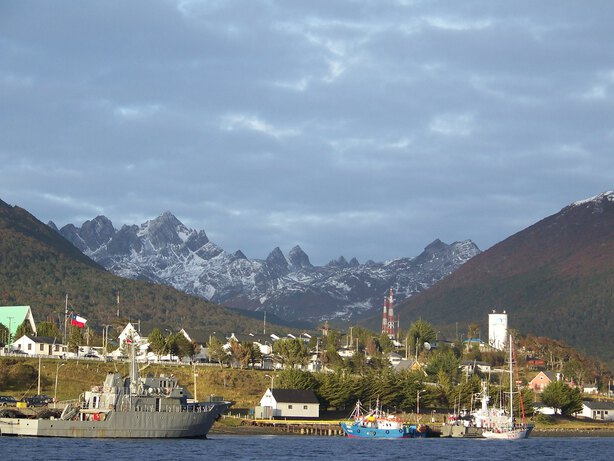
#> input picture Tarea_04/inputs/dientes.jpg, 614 x 461 px
$ python pablo_yanez_t4_parte1_gaussiano.py inputs/dientes.jpg
#> lines starting #> are read from the running program, lines starting #| are printed output that depends on the picture
# Libraries
import os
import cv2
import sys
import numpy as np
from pathlib import Path
import matplotlib.pyplot as plt
import skimage.util
import scipy.ndimage as ndi
from math import pi


def load_image():
    '''Carga imagen'''

    INPUT_FILE = os.path.join("inputs", "dientes.jpg")
    img = cv2.imread(INPUT_FILE, cv2.IMREAD_GRAYSCALE)
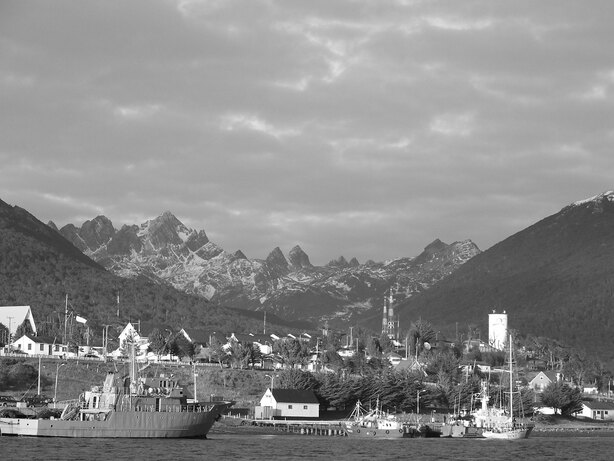
#> img: shape (461, 614); min 0, max 255, mean 137.6
    return img


def load_section():
    '''Carga seccion de interes de la imagen y la normaliza'''
    img = load_image()

    y1 = 20
    y2 = y1 + img.shape[0] - 1
#> y2 = 480
    img = img[:-1, y1:y2]
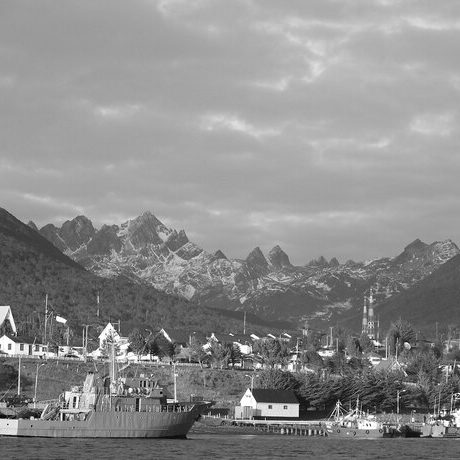
#> img: shape (460, 460); min 0, max 255, mean 140.1

    return img


def main(args):
    '''Main'''

    ########################################################################
    # Directorio de trabajo
    wd = os.path.join("outs", "gaussiano")
    Path(wd).mkdir(parents=True, exist_ok=True)

    ########################################################################
    # Carga seccion de imagen
    img = load_section()
    cv2.imshow("Imagen a utilizar", img)

    ########################################################################
    # Guarda seccion de imagen
    out_file = os.path.join(wd, "img.jpg")
    cv2.imwrite(out_file, img)

    ########################################################################
    # Histograma Imagen
    counts, bins = np.histogram(img, bins=200)
#> counts = 200 values, max 10285 at index 127, min 1 at index 1, mean 1058; bins = 201 values from 0 to 255
    plt.figure()
    plt.title("Histograma Imagen")
    plt.hist(bins[:-1], bins, weights=counts)
    plt.savefig(os.path.join(wd, "img_hist.png"))
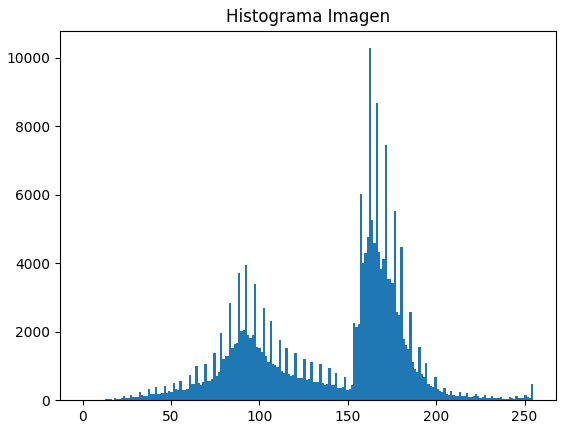
#> figure drawn by matplotlib, 1 panel; tallest bar 10285 high, from x = 161.9 to 163.2
    plt.close('all')

    ########################################################################
    # Agregar ruido
    noisy_imgs = dict()
    for i in [5, 10, 50]:
        sigma = i/100
        noisy = skimage.util.random_noise(
            img,
            mode="gaussian",
            var=sigma ** 2,
            seed=0)
        noisy = np.uint8(noisy * 255)

        cv2.imshow("Imagen con ruido gaussiano", noisy)
        out_file = os.path.join(wd, f"noisy_{str(i).zfill(3)}.jpg")
        cv2.imwrite(out_file, noisy)

        noisy_imgs[i] = noisy
#> after the loop, noisy_imgs = 0 items
    ########################################################################
    # Histograma Imagen con Rudio
    for i, noisy in noisy_imgs.items():
        noisy = noisy_imgs[i]

        counts, bins = np.histogram(noisy, bins=200)
        plt.figure()
        plt.title("Histograma Imagen con Ruido")
        plt.hist(bins[:-1], bins, weights=counts)
        plt.savefig(os.path.join(wd, f"noisy_hist_{str(i).zfill(3)}.png"))
        plt.close('all')

    ########################################################################
    # Filtrar ruido
    for i in range(3, 8):
        print(f"Tamaño ventana: {i}")

        # Filtro de codigos de clase
        def filtro_gaussiano(roi):
            roi = np.reshape(roi, (i, i))
            sigma = 2.2
            t = i
            ventana = np.linspace(-t/2, t/2, t)
            u, v = np.meshgrid(ventana, ventana)
            G = (1/(sigma**2*2*pi))*np.exp(-(u**2+v**2)/(2*sigma**2))
            N = G/np.sum(G.flatten())  # normalizamos
            T = N * roi
            return np.sum(T)

        for index, noisy in noisy_imgs.items():
            print("Filtrando imagen")
            filtered = ndi.generic_filter(noisy, filtro_gaussiano, [i, i])
            out_file = os.path.join(wd, f"filtered_{index}_{i}x{i}.jpg")
            cv2.imwrite(out_file, filtered)
            # cv2.imshow(f"Imagen Filtrada - media - {i}x{i}", filtered)

    cv2.waitKey(0)


if __name__ == '__main__':
#> (the run stopped early here; a loop or call above may not have finished)

$ run again, with Tarea_04/inputs/cameraman_noisy.jpg copied over Tarea_04/inputs/dientes.jpg
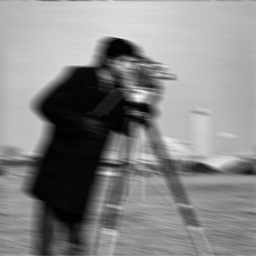
#> input picture Tarea_04/inputs/cameraman_noisy.jpg, 256 x 256 px
#> in load_image, img is the input picture: shape (256, 256); min 0, max 254, mean 135.1
#> in load_section, `img = img[:-1, y1:y2]`:
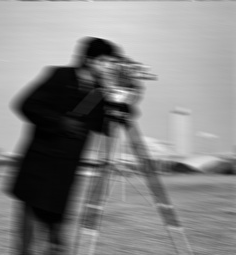
#> img: shape (255, 236); min 0, max 254, mean 132.5
#> counts = 200 values, max 1612 at index 5, min 0 at index 190, mean 300.9; bins = 201 values from 0 to 254
#> in main, `plt.savefig(os.path.join(wd, "img_hist.png"))`:
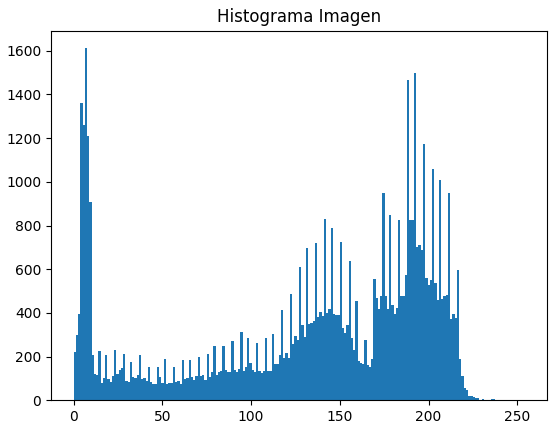
#> figure drawn by matplotlib, 1 panel; tallest bar 1612 high, from x = 6.35 to 7.62
#> after the loop in main, `for i in [5, 10, 50]:`: noisy_imgs = 0 items
